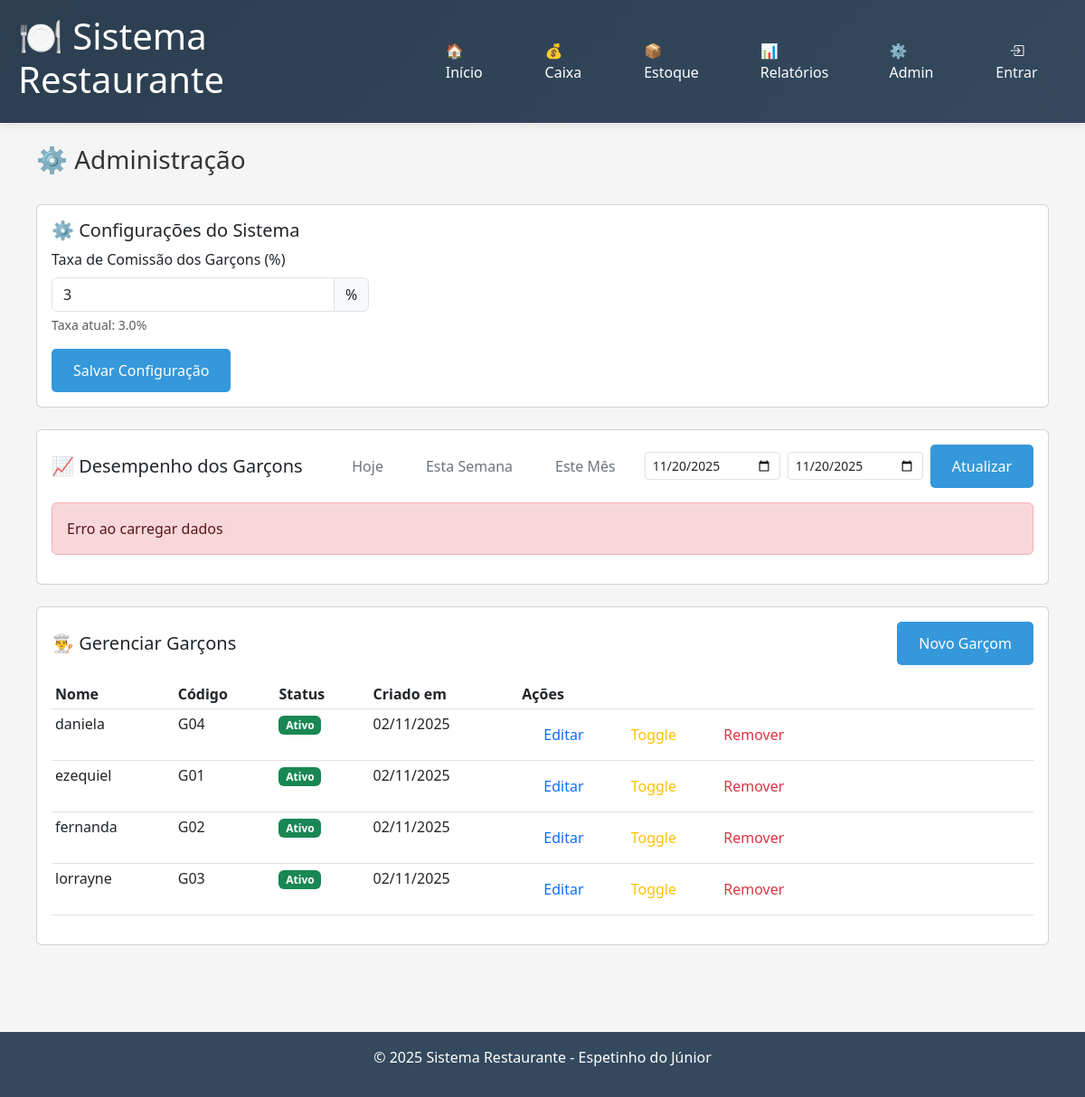
The app's page /modules/admin/index.php, older data.
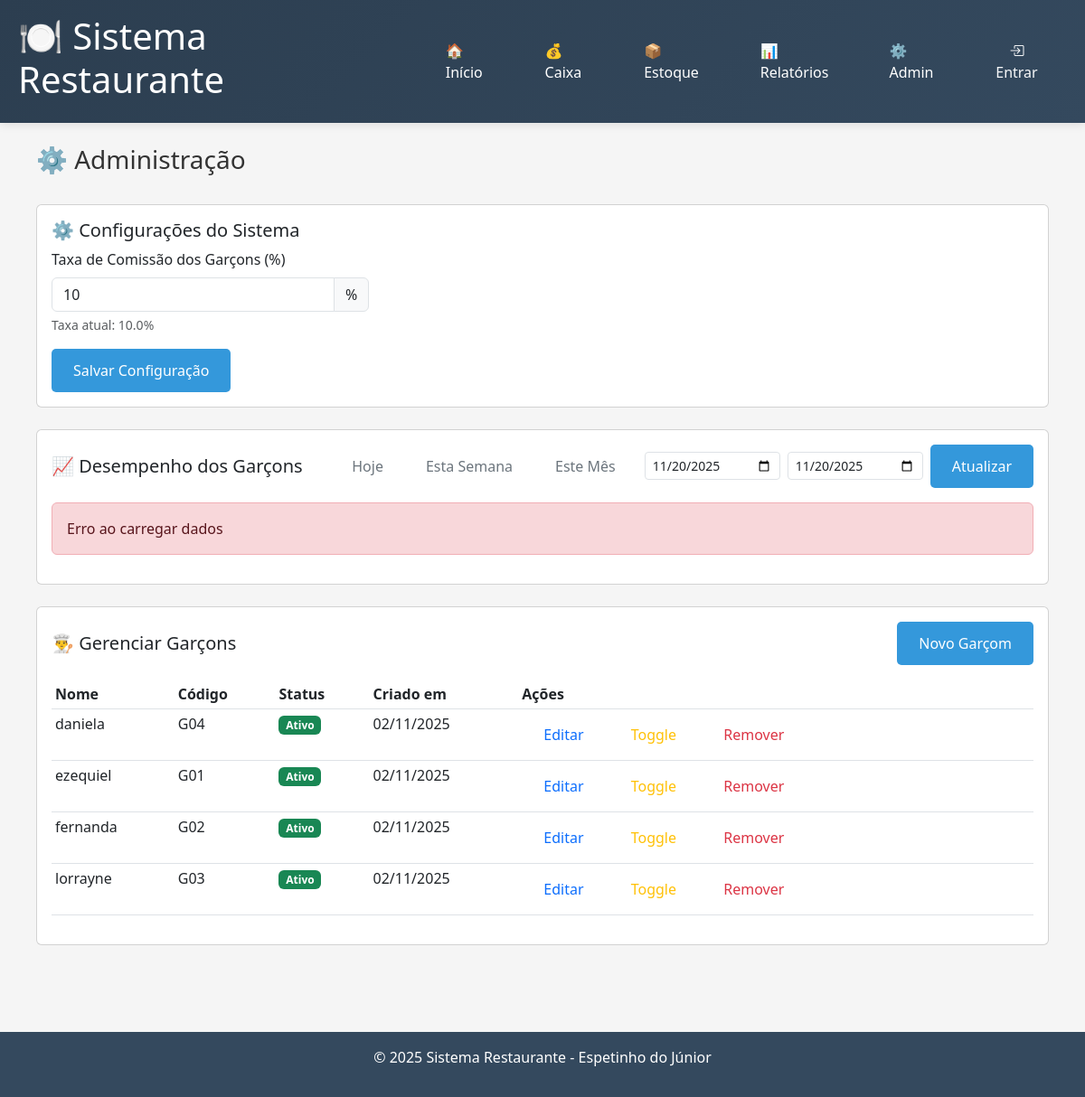
The same page, newer data.
### tables this page shows
CREATE TABLE `garcons` (
  `id` int(11) NOT NULL,
  `nome` varchar(100) NOT NULL,
  `codigo` varchar(10) NOT NULL,
  `ativo` tinyint(1) DEFAULT 1,
  `created_at` timestamp NOT NULL DEFAULT current_timestamp()
);

CREATE TABLE `configuracoes_sistema` (
  `id` int(11) NOT NULL,
  `chave` varchar(100) NOT NULL,
  `valor` text NOT NULL,
  `descricao` varchar(255) DEFAULT NULL,
  `created_at` timestamp NOT NULL DEFAULT current_timestamp(),
  `updated_at` timestamp NOT NULL DEFAULT current_timestamp() ON UPDATE current_timestamp()
);

### config/paths.php (called while the page is built, shortened)
<?php
class PathConfig {
    public static function url($path = '') {
        return '/' . ltrim($path, '/');
    }
    public static function modules($module = '') {
        return self::url('modules/' . ltrim($module, '/'));
    }
}
?>

### modules/admin/index.php (the view, shortened to what this page needs)
<?php
$database = new Database();
$db = $database->getConnection();
$stmt = $db->prepare('SELECT id, nome, codigo, ativo, created_at FROM garcons ORDER BY nome');
$stmt->execute();
$garcons = $stmt->fetchAll(PDO::FETCH_ASSOC);
try {
    $stmt = $db->prepare('SELECT valor FROM configuracoes_sistema WHERE chave = "commission_rate"');
    $stmt->execute();
    $config = $stmt->fetch(PDO::FETCH_ASSOC);
    if ($config && isset($config['valor'])) {
        $current_commission = floatval($config['valor']);
    } else {
        $current_commission = 0.03;
    }
} catch (Exception $e) {
    $current_commission = 0.03;
    error_log("Erro ao buscar taxa de comissão: " . $e->getMessage());
}
require_once '../../includes/header.php';
?>
<div class="container py-4">
    <div class="d-flex justify-content-between align-items-center mb-4">
        <h1 class="h3">⚙️ Administração</h1>
    </div>
    <div class="card mb-4">
        <div class="card-body">
            <h5 class="card-title">⚙️ Configurações do Sistema</h5>
            <form method="POST" class="row g-3">
                <div class="col-md-4">
                    <label for="commission_rate" class="form-label">Taxa de Comissão dos Garçons (%)</label>
                    <div class="input-group">
                        <input type="number" class="form-control" id="commission_rate" name="commission_rate"
                               value="<?= $current_commission * 100 ?>" min="0" max="100" step="0.1" required>
                        <span class="input-group-text">%</span>
                    </div>
                    <div class="form-text">Taxa atual: <?= number_format($current_commission * 100, 1) ?>%</div>
                </div>
                <div class="col-12">
                    <button type="submit" class="btn btn-primary">Salvar Configuração</button>
                </div>
            </form>
        </div>
    </div>
    <div class="card mb-4">
        <div class="card-body">
            <div class="d-flex justify-content-between align-items-center mb-3">
                <h5 class="card-title mb-0">📈 Desempenho dos Garçons</h5>
                <div class="d-flex gap-2 align-items-center flex-wrap">
                    <div class="btn-group btn-group-sm" role="group">
                        <button type="button" class="btn btn-outline-secondary" onclick="setPeriodoRapido('hoje')">Hoje</button>
                        <button type="button" class="btn btn-outline-secondary" onclick="setPeriodoRapido('semana')">Esta Semana</button>
                        <button type="button" class="btn btn-outline-secondary" onclick="setPeriodoRapido('mes')">Este Mês</button>
                    </div>
                    <input type="date" id="data-inicio-garcons" class="form-control form-control-sm" value="<?= date('Y-m-d') ?>" style="width: 150px;">
                    <input type="date" id="data-fim-garcons" class="form-control form-control-sm" value="<?= date('Y-m-d') ?>" style="width: 150px;">
                    <button class="btn btn-primary btn-sm" onclick="atualizarDesempenhoGarcons()">Atualizar</button>
                </div>
            </div>
            <div id="garcons-performance">
            </div>
        </div>
    </div>
    <div class="card mb-4">
        <div class="card-body">
            <div class="d-flex justify-content-between align-items-center mb-3">
                <h5 class="card-title mb-0">👨‍🍳 Gerenciar Garçons</h5>
                <button class="btn btn-primary btn-sm" data-bs-toggle="modal" data-bs-target="#garcomModal" onclick="novoGarcom()">Novo Garçom</button>
            </div>
            <div class="table-responsive">
                <table class="table table-sm">
                    <thead>
                        <tr>
                            <th>Nome</th>
                            <th>Código</th>
                            <th>Status</th>
                            <th>Criado em</th>
                            <th>Ações</th>
                        </tr>
                    </thead>
                    <tbody>
                        <?php foreach($garcons as $garcom): ?>
                        <tr>
                            <td><?= htmlspecialchars($garcom['nome']) ?></td>
                            <td><?= htmlspecialchars($garcom['codigo'] ?? '-') ?></td>
                            <td>
                                <span class="badge bg-<?= $garcom['ativo'] ? 'success' : 'secondary' ?>">
                                    <?= $garcom['ativo'] ? 'Ativo' : 'Inativo' ?>
                                </span>
                            </td>
                            <td><?= date('d/m/Y', strtotime($garcom['created_at'])) ?></td>
                            <td>
                                <button class="btn btn-sm btn-outline-primary" onclick="editarGarcom(<?= $garcom['id'] ?>, '<?= htmlspecialchars($garcom['nome']) ?>', '<?= htmlspecialchars($garcom['codigo'] ?? '') ?>', <?= $garcom['ativo'] ?>)" data-bs-toggle="modal" data-bs-target="#garcomModal">Editar</button>
                                <form method="POST" class="d-inline" onsubmit="return confirm('Alternar status?')">
                                    <button type="submit" class="btn btn-sm btn-outline-warning">Toggle</button>
                                </form>
                                <form method="POST" class="d-inline" onsubmit="return confirm('Remover garçom?')">
                                    <button type="submit" class="btn btn-sm btn-outline-danger">Remover</button>
                                </form>
                            </td>
                        </tr>
                        <?php endforeach; ?>
                    </tbody>
                </table>
            </div>
        </div>
    </div>
<?php require_once '../../includes/footer.php'; ?>

### includes/header.php (shortened to what this page needs)
<?php
require_once __DIR__ . '/../config/paths.php';
$usuarioLogado = isset($_SESSION['usuario_logado']) && $_SESSION['usuario_logado'] === true;
$usuarioNome = $_SESSION['usuario_nome'] ?? '';
$usuarioEmail = $_SESSION['usuario_email'] ?? '';
$usuarioPerfil = $_SESSION['usuario_perfil'] ?? '';
?>
<!DOCTYPE html>
<html lang="pt-BR">
<head>
    <link href="https://cdn.jsdelivr.net/npm/bootstrap@5.3.0/dist/css/bootstrap.min.css" rel="stylesheet">
    <link rel="stylesheet" href="https://cdn.jsdelivr.net/npm/bootstrap-icons@1.10.0/font/bootstrap-icons.css">
    <?php if (file_exists(__DIR__ . '/../css/style.css')): ?>
        <link rel="stylesheet" href="<?= PathConfig::url('css/style.css') ?>">
    <?php elseif (file_exists(__DIR__ . '/../style.css')): ?>
        <link rel="stylesheet" href="<?= PathConfig::url('style.css') ?>">
    <?php endif; ?>
</head>
<body>
    <header class="header">
        <div class="container">
            <div class="d-flex justify-content-between align-items-center">
                <div class="d-flex align-items-center">
                    <h1 class="me-4">🍽️ Sistema Restaurante</h1>
                    <nav class="main-nav">
                        <a href="<?= PathConfig::url() ?>">🏠 Início</a>
                        <a href="<?= PathConfig::modules('caixa/') ?>">💰 Caixa</a>
                        <a href="<?= PathConfig::modules('estoque/') ?>">📦 Estoque</a>
                        <a href="<?= PathConfig::modules('relatorios/') ?>">📊 Relatórios</a>
                        <a href="<?= PathConfig::modules('admin/') ?>">⚙️ Admin</a>
                    </nav>
                </div>
                <?php if ($usuarioLogado): ?>
                <div class="dropdown">
                    <div class="user-avatar dropdown-toggle" data-bs-toggle="dropdown" aria-expanded="false">
                        <?= getInitials($usuarioNome) ?>
                    </div>
                    <ul class="dropdown-menu dropdown-menu-end">
                        <li class="dropdown-header">
                            <div class="d-flex align-items-center">
                                <div class="user-avatar me-3">
                                    <?= getInitials($usuarioNome) ?>
                                </div>
                                <div>
                                    <strong><?= htmlspecialchars($usuarioNome) ?></strong>
                                    <br>
                                    <small class="text-muted"><?= htmlspecialchars($usuarioEmail) ?></small>
                                </div>
                            </div>
                        </li>
                        <li><hr class="dropdown-divider"></li>
                        <li>
                            <a class="dropdown-item" href="#" data-bs-toggle="modal" data-bs-target="#userProfileModal">
                                <i class="bi bi-person me-2"></i> Meu Perfil
                            </a>
                        </li>
                        <li>
                            <a class="dropdown-item" href="#" data-bs-toggle="modal" data-bs-target="#changePasswordModal">
                                <i class="bi bi-lock me-2"></i> Alterar Senha
                            </a>
                        </li>
                        <?php if ($usuarioPerfil === 'admin'): ?>
                        <li>
                            <a class="dropdown-item" href="<?= PathConfig::modules('admin/') ?>">
                                <i class="bi bi-gear me-2"></i> Administração
                            </a>
                        </li>
                        <?php endif; ?>
                        <li><hr class="dropdown-divider"></li>
                        <li>
                            <a class="dropdown-item text-danger" href="<?= PathConfig::url('logout.php') ?>">
                                <i class="bi bi-box-arrow-right me-2"></i> Sair
                            </a>
                        </li>
                    </ul>
                </div>
                <?php else: ?>
                <div>
                    <a href="<?= PathConfig::url('login.php') ?>" class="btn btn-outline-light btn-sm">
                        <i class="bi bi-box-arrow-in-right"></i> Entrar
                    </a>
                </div>
                <?php endif; ?>
            </div>
        </div>
    </header>
    <main class="container">

### includes/footer.php (shortened to what this page needs)
    </main>
    <footer class="footer mt-5">
        <div class="container">
            <p>&copy; <?= date('Y') ?> Sistema Restaurante - Espetinho do Júnior</p>
        </div>
    </footer>
</body>
</html>

### css/style.css (style rules this page uses)
* { margin: 0; padding: 0; box-sizing: border-box; }
body { font-family: 'Segoe UI', Tahoma, Geneva, Verdana, sans-serif; background-color: #f5f5f5; color: #333; }
.container { max-width: 1200px; margin: 0 auto; padding: 0 20px; }
.header { background: linear-gradient(135deg, #2c3e50, #34495e); color: white; padding: 1rem 0; box-shadow: 0 2px 10px rgba(0,0,0,0.1); }
.header h1 { margin-bottom: 0.5rem; }
.main-nav { display: flex; gap: 1rem; }
.main-nav a { color: white; text-decoration: none; padding: 0.5rem 1rem; border-radius: 5px; transition: background 0.3s; }
.footer { background: #34495e; color: white; text-align: center; align-items: end; padding: 1rem 0; margin-top: 2rem; }
.btn { padding: 0.75rem 1.5rem; border: none; border-radius: 5px; cursor: pointer; font-size: 1rem; transition: background 0.3s; }
.btn-primary { background: #3498db; color: white; }

Row changes from the older to the newer data that the page shows:
added configuracoes_sistema: commission_rate "10", $current_commission*100 "10.0"
Text that changed along with them:
form field commission_rate: "3" → (not shown)
$current_commission * 100: "3.0" → (not shown)
